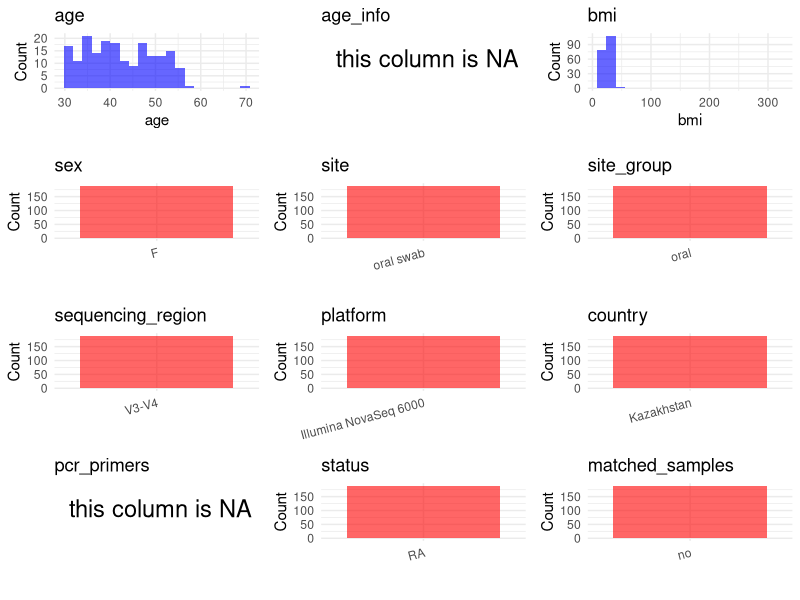

Write the R code that produced this figure. (Note: this script raises an error after producing the figure.)
## ---- chunk 1
# Load libraries
library(dplyr)
library(ggplot2)
library(cowplot)

# (1) Setting working directory
# EDIT HERE: change project_id for each study
project_id <- "PRJNA841771"

base_dir <- "/beegfs/huangxiaochang/global_oral/global-oral-microbiome/data/projects/"
setwd(file.path(base_dir, project_id))

# (2) Loading raw SRA metadata file
sra_file <- "SraRunTable.csv"
initial_meta <- read.csv("SraRunTable.csv", header = TRUE)

# (3) OPTIONAL: If extra metadata (e.g., Table.x or supplemental materials) are available from the article, you may need to merge the file with initial_meta manually. Below is example code for merging. Depending on the specific case of each study, you can customize the code as needed.
# supp_table <- read.csv("supplemental_table.csv", header = TRUE)
# initial_meta <- left_join(initial_meta, supp_table, by = merge_col_name)
## ---- chunk 2
# (1) Read the article in the following order: abstract, the beginning of the results section, and the methods. Understand the sample size, experimental design, and disease group overview. Clarify the sampling sites; for oral and gut samples, specify the exact sites like supragingival plaque, tongue, etc.

# (2) IMPORTANT: MUST go through each column of initial_meta
# head(initial_meta, 10)

# IMPORTANT: Check the unique values in the column of interest or query column.
# lapply(initial_meta[c('body_habitat', 'body_product', 'body_site')], table) # site
# table(initial_meta$host_subject_id) # subject id
# table(initial_meta$platform..exp.) # output is Illumina
# table(initial_meta$target_subfragment..exp.)
## ---- chunk 3
# (1) EDIT HERE: Parameter setup
# NOTE: This project has no lab control samples (blanks/positives) or non-human samples. Leave keywords empty to skip filtering.
control_column <- NA   # column name in initial_meta
# unique(initial_meta[[control_column]])  # uncomment to explore
control_keywords <- c()     # Enter exact keywords

species_column <- NA          # column name in initial_meta
# unique(initial_meta[[species_column]])  # uncomment to explore
non_human_keywords <- c()            # Enter exact keywords


# (2) Remove controls and non-human samples. DO NOT need to modify code in this part, just run it.
n_samples <- nrow(initial_meta)
# Control evaluation
if (length(control_keywords) > 0) {
  if (is.null(control_column) || control_column == "") {
    stop("Error: control_keywords provided but control_column is missing.")
  }

  if (!(control_column %in% colnames(initial_meta))) {
    stop(sprintf("Error: Column '%s' not found in initial_meta.", control_column))
  }

  control_pattern <- paste(control_keywords, collapse = "|")
  control_text <- initial_meta[[control_column]]
  is_control <- grepl(control_pattern, control_text)

} else {
  is_control <- rep(FALSE, n_samples)
}

# Non-human evaluation
if (length(non_human_keywords) > 0) {
  if (is.null(species_column) || species_column == "") {
    stop("Error: non_human_keywords provided but species_column is missing.")
  }

  if (!(species_column %in% colnames(initial_meta))) {
    stop(sprintf("Error: Column '%s' not found in initial_meta.", control_column))
  }

  non_human_pattern <- paste(non_human_keywords, collapse = "|")
  species_text <- initial_meta[[species_column]]
  is_non_human <- grepl(non_human_pattern, species_text)
} else {
  is_non_human <- rep(FALSE, n_samples)
}

# Execute removal
samples_to_remove <- is_control | is_non_human
initial_meta <- initial_meta[!samples_to_remove, ]

cat("Initial samples counts:",n_samples,"\n")
cat("Removed control samples:", sum(is_control), "\n")
cat("Removed non-human samples:", sum(is_non_human), "\n")
cat("Total samples removed ", sum(samples_to_remove), "\n")
cat("Remaining samples after Step 2:", nrow(initial_meta), "\n")
## ---- chunk 4
# Extract columns from initial_meta as follows:
# (1) No modification needed → extract directly.
# (2) Modification needed → create a column start with 'raw_' and mark the target column as "pending".
# (3) Need to find or determine based on the article.

metadata <- data.frame(
  bioproject = initial_meta$BioProject,
  sample_id = initial_meta$Run,
  subject_id = initial_meta$Sample.Name,
  age = initial_meta$Host_age,
  age_info = NA,
  bmi = initial_meta$host_body_mass_index,
  raw_sex = "F",
  sex = "pending",
  sequencing_region = "V3-V4",
  platform = initial_meta$Instrument,
  country = initial_meta$geo_loc_name_country,
  raw_site = NA,
  site = "oral swab",
  site_group = "pending",
  public_time = initial_meta$ReleaseDate,
  pcr_primers = NA,
  title = NA,
  disease_study = NA,
  status = "pending",
  matched_samples = "pending",
  is_time_series = "no",
  stringsAsFactors = FALSE
)

metadata$public_time <- as.Date(metadata$public_time)
## ---- chunk 5
# (1) Handle the columns with the `raw_` prefix.
# IMPORTANT: Add comments if the modification is not straightforward!!

# Extract disease status from sample_name pattern
metadata$status <- case_when(
  grepl("C|c", metadata$sample_id) ~ "HC",
  TRUE ~ "RA"
)

# Assign site and sex (all female patients, oral swab samples)
metadata$site <- "oral swab"
metadata$sex <- "F"

# NOTE: BMI column may contain outlier values that should be set to NA

# Add publication information
metadata$title <- "Oral Microbial Signature of Rheumatoid Arthritis in Female Patients"
metadata$disease_study <- "yes"

## ---- chunk 6
# (2) Filling the 'site_group' and 'matched_samples' columns
# editing site_group
unique(metadata$site)
# EDIT HERE: add oral sites
Oral_site = c("saliva", "mouth", "tongue coating", "supragingival plaque", "subgingival plaque", "oral swab", "denture", "tooth", "abscess pus", "adjacent periodontal pocket", "patient healthy crevice", "healthy control crevice", "gingival crevicular fluid", "subgingival plaque")
# EDIT HERE: add gut sites
Gut_site = c("feces", "stool")
# just run
metadata <- metadata %>%
  mutate(site_group = case_when(
    site %in% Oral_site ~ "oral",
    site %in% Gut_site ~ "gut",
    TRUE ~ "other"
  ))

# editing matched_samples, just run.
metadata$matched_samples <- ifelse(
  ave(metadata$subject_id, metadata$subject_id, FUN = length) > 1,
  "yes",
  "no"
)
## ---- chunk 7
# (3) check if there is pending value in metadata. If there is pending value, go on modify the metadata.
# Function to check if a column contains "pending"
has_pending <- function(col) {
  if (is.character(col) || is.factor(col)) {
    any(col == "pending", na.rm = TRUE)
  } else {
    FALSE
  }
}

# Check for any pending value
any_pending_value <- any(sapply(metadata, has_pending))

if (!any_pending_value) {
  message("Good! No cell contains the value 'pending'.")
} else {
  pending_cols <- names(metadata)[sapply(metadata, has_pending)]
  message("Columns containing 'pending': ", paste(pending_cols, collapse = ", "))
  message("Please continue to resolve these pending columns!")
}
## ---- chunk 8
# Select columns for visualization, just run
plot_data <- metadata %>%
  select(-bioproject, -sample_id, -subject_id, -title)

create_simple_plots <- function(data) {
  plots <- list()
  continuous_vars <- c("age", "bmi")

  for (col in colnames(data)) {
    if (all(is.na(data[[col]]))) {
      p <- ggplot() +
        annotate("text", x = 0.5, y = 0.5, label = "this column is NA", size = 6) +
        labs(title = col) +
        theme_void()
    } else if (col %in% continuous_vars && is.numeric(data[[col]])) {
      p <- ggplot(data, aes(x = .data[[col]])) +
        geom_histogram(fill = "blue", alpha = 0.6, bins = 20, na.rm = TRUE) +
        labs(title = col, x = col, y = "Count") +
        theme_minimal()
    } else {
      count_data <- as.data.frame(table(data[[col]], useNA = "ifany"))
      p <- ggplot(count_data, aes(x = reorder(Var1, -Freq), y = Freq)) +
        geom_col(fill = "red", alpha = 0.6) +
        labs(title = col, x = NULL, y = "Count") +
        theme_minimal() +
        theme(axis.text.x = element_text(angle = 15, hjust = 1))
    }
    plots[[col]] <- p
  }

  return(plots)
}

# Generate and arrange plots
plots <- create_simple_plots(plot_data)
p <- plot_grid(plots$age,
               plots$age_info,
               plots$bmi,
               plots$sex,
               plots$site,
               plots$site_group,
               plots$sequencing_region,
               plots$platform,
               plots$country,
               plots$pcr_primers,
               plots$status,
               plots$matched_samples,
               ncol = 3, align = "hv", axis = "lb")
ggsave("Metadata_Summary.png", plot = p, width = 8, height = 6, dpi = 150)
## ---- chunk 9
# Insert Metadata_Summary.png into the current Rmd output
knitr::include_graphics("Metadata_Summary.png")
## ---- chunk 10
# Reorder the data frame
fixed_cols <- c("bioproject", "sample_id", "subject_id", "age", "age_info",
                "bmi", "sex", "platform", "sequencing_region", "pcr_primers",
                "country", "site", "site_group", "disease_study", "status",
                "title", "public_time", "matched_samples", "is_time_series")
metadata <- metadata %>%
  select(all_of(fixed_cols), everything())

# save metadata
# head(metadata)
write.csv(metadata, file = "metadata_v2.csv", quote = TRUE, row.names = FALSE)
